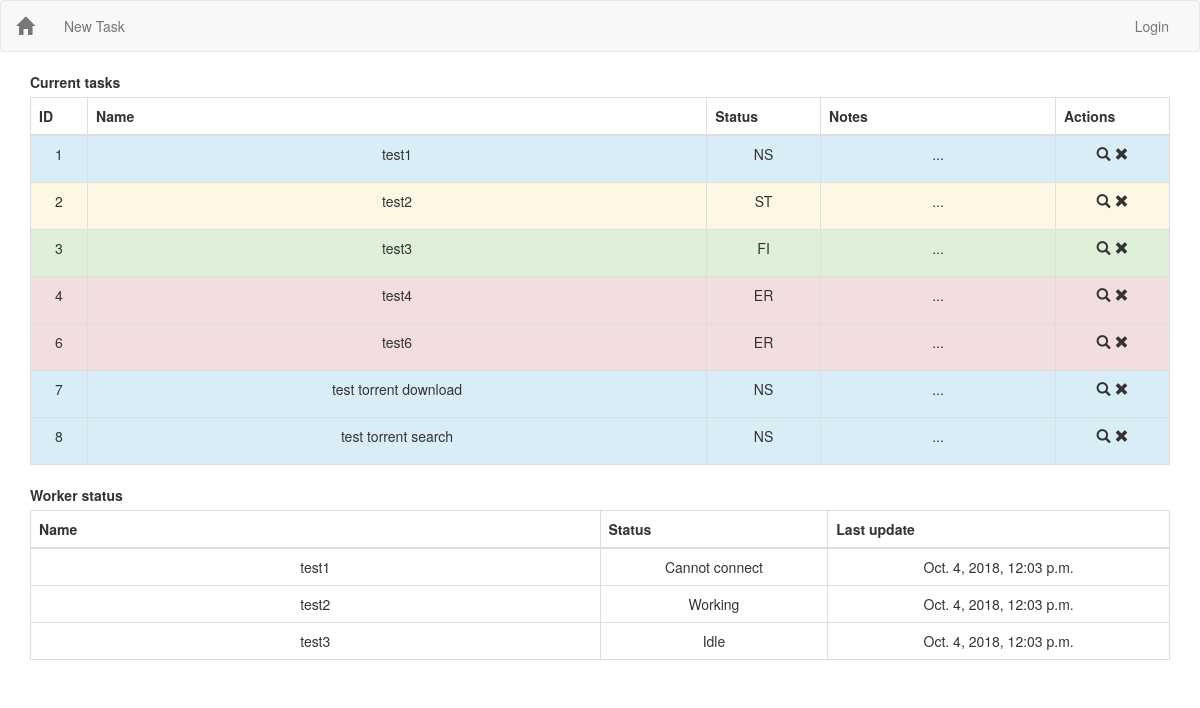
The page / on the database its author committed.
### Interface/models.py (models this page shows, shortened)
class Task(models.Model):
    STATUS_CHOICES = (
        ("NS", "Not Started"),
        ("ST", "Started"),
        ("FI", "Finished"),
        ("ER", "Error"),
    )
    TYPE_CHOICES = (
        ("UD", "Undefined"),
        ("TD", "Torrent Download"),
        ("TS", "Torrent Search"),
    )
    taskName = models.CharField(max_length=128)
    status = models.CharField(max_length=5, default="Not Started", choices=STATUS_CHOICES)
    type = models.CharField(max_length=5, default="Undefined", choices=TYPE_CHOICES)
    message = models.CharField(max_length=128, default="Waiting")
    updated_at = models.DateTimeField(auto_now=True)

class WorkerStatus(models.Model):
    STATUS_CHOICES = (
        ("Cannot connect", "Cannot connect"),
        ("Working", "Working"),
        ("Idle", "Idle"),
    )
    workerName = models.CharField(max_length=128)
    status = models.CharField(max_length=32, default="Cannot connect", choices=STATUS_CHOICES)
    created_at = models.DateTimeField(auto_now_add=True)
    updated_at = models.DateTimeField(auto_now=True)

### Interface/views.py (the view)
# urls.py: url(r"^$", views.HomePage.as_view(), name="home"),
class HomePage(TemplateView):
    template_name = "Interface/index.html"
    def get_context_data(self, **kwargs):
        context = super().get_context_data(**kwargs)
        allTasks = models.Task.objects.all()
        allWorkers = models.WorkerStatus.objects.all()
        print(str(len(allWorkers)))
        context.update({"allTasks" : allTasks})
        context.update({"allWorkers" : allWorkers})
        return context

### Interface/templates/Interface/index.html (shortened to what this page needs)
{% extends "Interface/base.html" %}
{% load static %}
{% block content%}
<label for="tasksTable">Current tasks</label>
<div id="tasksTable">
<table class="table table-bordered">
  <thead>
    <tr>
      <th scope="col">ID</th>
      <th scope="col">Name</th>
      <th scope="col">Status</th>
      <th scope="col">Notes</th>
      <th scope="col">Actions</th>
    </tr>
  </thead>
  <tbody>
        {% for task in allTasks %}
        {% if task.status == "NS" %}
        <tr class="bg-info">
        {% elif task.status == "ST" %}
        <tr class="bg-warning">
        {% elif task.status == "FI" %}
        <tr class="bg-success">
        {% elif task.status == "ER" %}
        <tr class="bg-danger">
        {% else %}
        <tr>
        {% endif %}
          <td style="text-align:center" width="5%">{{task.id}}</td>
          <td style="text-align:center">{{task.taskName}}</td>
          <td style="text-align:center" width="10%">{{task.status}}</td>
          <td style="text-align:center"> ... </td>
          <td style="text-align:center" width="10%">
            <p>
              <span class="glyphicon glyphicon-search blue" aria-hidden="true"></span>
              <span class="glyphicon glyphicon-remove red" aria-hidden="true"></span>
            </p>
          </td>
        </tr>
        {% endfor %}
  </tbody>
</table>
  </div>
  <label for="workerStatus">Worker status</label>
  <div id="workerStatus">
    <table class="table table-bordered">
      <thead>
        <tr>
          <th scope="col">Name</th>
          <th scope="col">Status</th>
          <th scope="col">Last update</th>
        </tr>
      </thead>
      <tbody>
        {% for worker in allWorkers %}
        <tr>
        <td style="text-align:center">{{worker.workerName}}</td>
        <td style="text-align:center" width="20%">{{worker.status}}</td>
        <td style="text-align:center" width="30%">{{worker.created_at}}</td>
      </tr>
        {% endfor %}
  </tbody>
</table>
  </div>
{% endblock %}

### rows shown on the page
Task: id "1", taskName "test1", status "NS"
Task: id "2", taskName "test2", status "ST"
Task: id "3", taskName "test3", status "FI"
Task: id "4", taskName "test4", status "ER"
Task: id "6", taskName "test6", status "ER"
Task: id "7", taskName "test torrent download", status "NS"
Task: id "8", taskName "test torrent search", status "NS"
WorkerStatus: workerName "test1", status "Cannot connect", created_at "Oct. 4, 2018, 12:03 p.m."
WorkerStatus: workerName "test2", status "Working", created_at "Oct. 4, 2018, 12:03 p.m."
WorkerStatus: workerName "test3", status "Idle", created_at "Oct. 4, 2018, 12:03 p.m."
